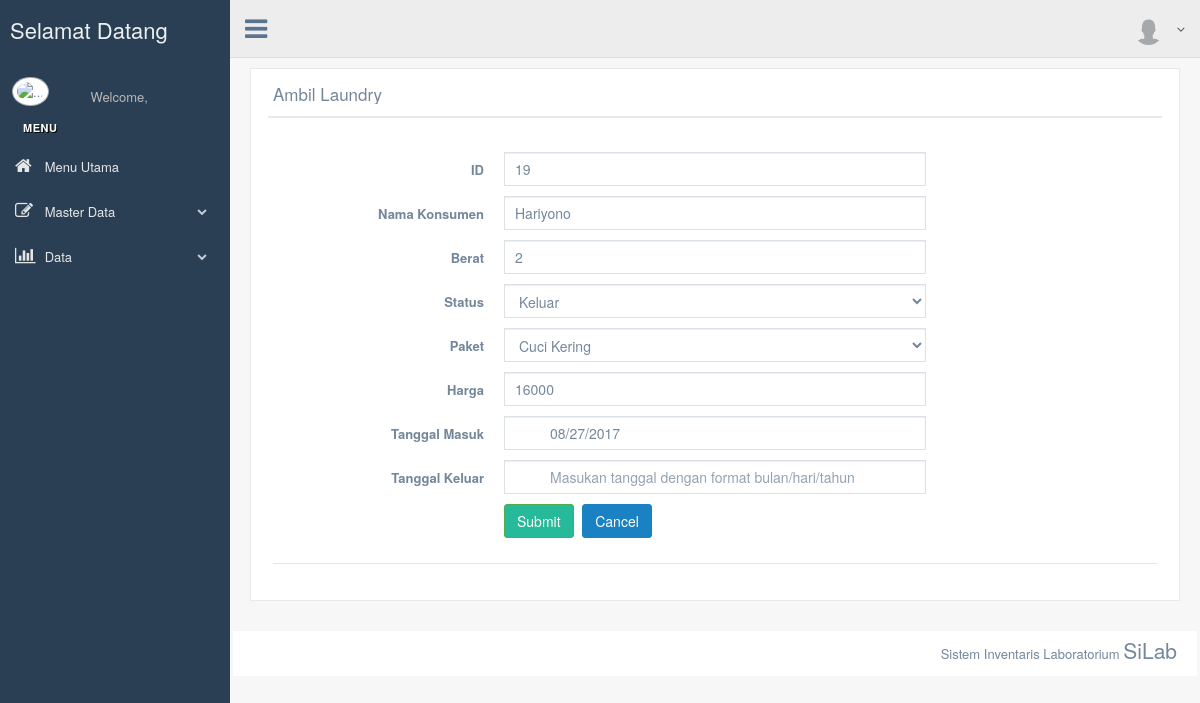
The page /admin/ambillaundry/19 on the database its author committed.
### tables this page shows
CREATE TABLE IF NOT EXISTS `laundry` (
`id_laundry` int(11) NOT NULL,
  `nama_konsumen` varchar(45) DEFAULT NULL,
  `berat` int(11) DEFAULT NULL,
  `status` enum('masuk','keluar') DEFAULT NULL,
  `bayar` int(11) DEFAULT NULL,
  `tgl_masuk` varchar(20) DEFAULT NULL,
  `tgl_keluar` varchar(20) DEFAULT NULL,
  `paket_id_paket` int(11) DEFAULT NULL
);

### application/controllers/Admin.php (called while the page is built, shortened)
<?php defined('BASEPATH') OR exit('No direct script access allowed');
class Admin extends CI_Controller {
	public function ambillaundry()
	{
		$isi['nama_usr'] = $this->session->userdata('nama_usr');
		$isi['content'] = 'admin/form_ambillaundry';
		$key = $this->uri->segment(3);
		$this->db->where('id_laundry',$key);
		$query =$this->db->get('laundry');
		if ($query->num_rows()>0) {
			foreach ($query->result() as $row) {
				$isi['id_laundry']	 =$row->id_laundry;
				$isi['nama_konsumen'] =$row->nama_konsumen;
				$isi['berat'] =$row->berat;
				$isi['status']	 =$row->status;
				$isi['bayar'] =$row->bayar;
				$isi['tgl_masuk'] =$row->tgl_masuk;
				$isi['tgl_keluar'] =$row->tgl_keluar;
				$isi['paket_id_paket'] =$row->paket_id_paket;
			}
		}
		$this->load->view('admin/tampilan_admin',$isi);
	}
}

### index.php (called while the page is built, shortened)
<?php
require_once BASEPATH.'core/CodeIgniter.php';

### application/views/admin/form_ambillaundry.php (the view, shortened to what this page needs)
<div class="col-md-12 col-sm-12 col-xs-12">
    <div class="x_panel">
        <div class="x_title">
            <h2>Ambil Laundry</h2>
           <div class="clearfix"></div>
        </div>
        <div class="x_content">
            <br />
            <form id="demo-form2" data-parsley-validate class="form-horizontal form-label-left" method="POST" action="<?php echo base_url();?>admin/simpanlaundry" onsubmit = "return cekform();">
                 <div class="form-group">
                    <label class="control-label col-md-3 col-sm-3 col-xs-12" for="last-name"> ID </label>
                    <div class="col-md-6 col-sm-6 col-xs-12">
                        <input type="text" name="id_laundry" id="id_laundry"  class="form-control col-md-7 col-xs-12" value="<?php echo $id_laundry; ?>">
                    </div>
                </div>
                <div class="form-group">
                    <label class="control-label col-md-3 col-sm-3 col-xs-12" for="last-name"> Nama Konsumen </label>
                    <div class="col-md-6 col-sm-6 col-xs-12">
                        <input type="text" name="nama_konsumen" id="nama_konsumen"  class="form-control col-md-7 col-xs-12" value="<?php echo $nama_konsumen; ?>">
                    </div>
                </div>
                <div class="form-group">
                    <label class="control-label col-md-3 col-sm-3 col-xs-12" for="last-name"> Berat </label>
                    <div class="col-md-6 col-sm-6 col-xs-12">
                        <input type="number" name="berat" id="berat"  class="form-control col-md-7 col-xs-12" value="<?php echo $berat; ?>">
                    </div>
                </div>
                <div class="form-group">
                     <label class="control-label col-md-3 col-sm-3 col-xs-12">Status</label>
                    <div class="col-md-6 col-sm-6 col-xs-12">
                        <select name="status" id="status" class="form-control col-md-7 col-xs-12">
                        <option >Keluar</option>
                        </select>
                    </div>
                </div>
                <div class="form-group">
                    <label class="control-label col-md-3 col-sm-3 col-xs-12">Paket</label>
                    <div class="col-md-6 col-sm-6 col-xs-12">
                    <select name="paket_id_paket" id="paket_id_paket" class="form-control col-md-7 col-xs-12">
                        <?php
                            $paket_id_paket = $this->db->get('paket');
                            foreach ($paket_id_paket->result() as $row ) {
                        ?>
                        <option value="<?php echo $row->id_paket;?>"><?php echo $row->nama_paket;?></option>
                        <?php }?>
                    </select>
                    </div>
                </div>
               <div class="form-group">
                    <label class="control-label col-md-3 col-sm-3 col-xs-12" for="last-name"> Harga </label>
                    <div class="col-md-6 col-sm-6 col-xs-12">
                        <input type="number" name="bayar" id="bayar"  class="form-control col-md-7 col-xs-12" value="<?php echo $bayar; ?>">
                    </div>
                </div>
               <div class="form-group">
                    <label class="control-label col-md-3 col-sm-3 col-xs-12">Tanggal Masuk</label>
                    <div class="col-md-6 col-sm-6 col-xs-12">
                        <input type="text" class="form-control has-feedback-left" id="single_cal3" id="tgl_masuk" name="tgl_masuk" placeholder="Masukan tanggal dengan format bulan/hari/tahun" aria-describedby="inputSuccess2Status4" value="<?php echo $tgl_masuk; ?>">
                    </div>
                </div>
                <div class="form-group">
                    <label class="control-label col-md-3 col-sm-3 col-xs-12">Tanggal Keluar</label>
                    <div class="col-md-6 col-sm-6 col-xs-12">
                        <input type="text" class="form-control has-feedback-left" id="single_cal4" id="tgl_keluar" name="tgl_keluar" placeholder="Masukan tanggal dengan format bulan/hari/tahun" aria-describedby="inputSuccess2Status4" value="<?php echo $tgl_keluar; ?>">
                    </div>
                </div>
               <div class="form-group">
                    <div class="col-md-6 col-sm-6 col-xs-12 col-md-offset-3">
                        <button type="submit" class="btn btn-success">Submit</button>
                        <a href="<?php echo base_url();?>admin/masuk" class="btn btn-primary">Cancel</button></a>
                    </div>
                </div>
                 <div class="ln_solid"></div>
            </form>
        </div>
    </div>
</div>

### rows shown on the page
laundry: id_laundry "19", nama_konsumen "Hariyono", berat "2", bayar "16000", tgl_masuk "08/27/2017"

### other values the page prints
form field paket_id_paket "Cuci Kering"
